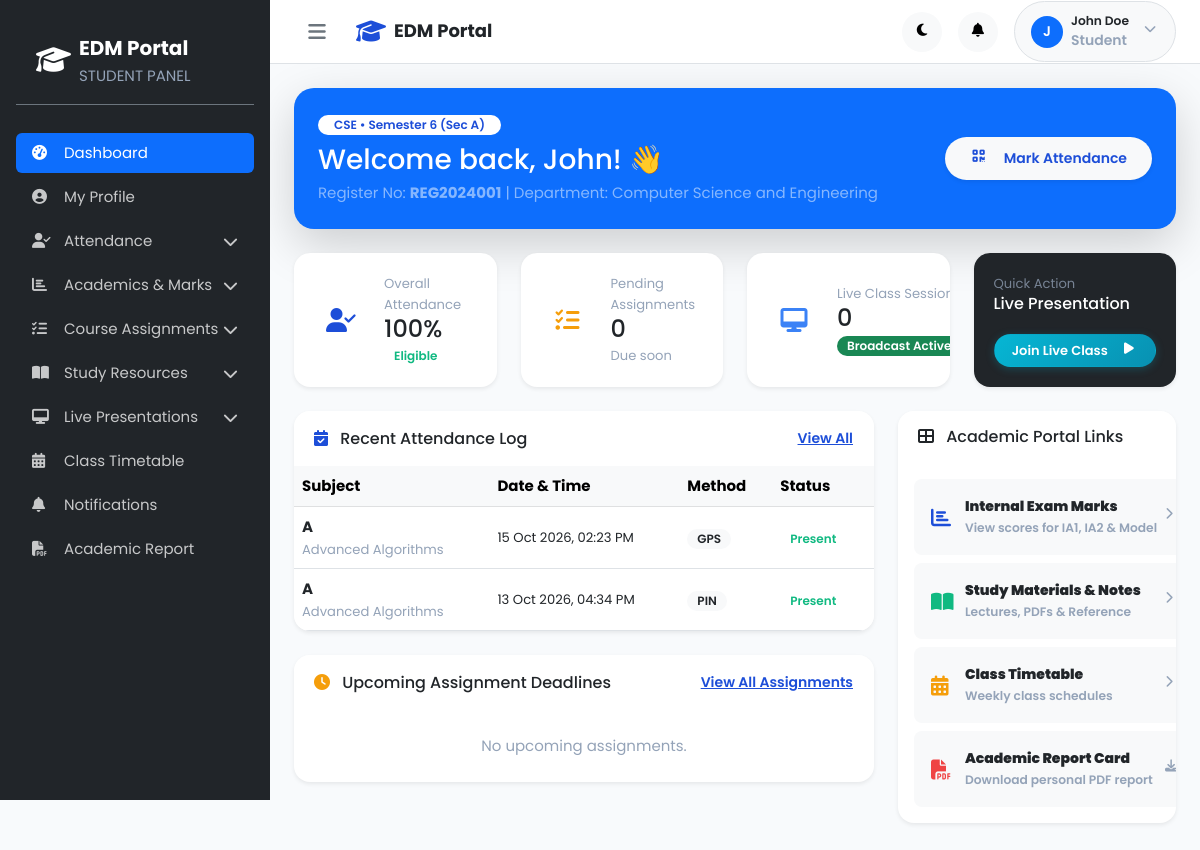
The app's page /student/dashboard.php (signed in) with its own data.
### tables this page shows
CREATE TABLE `students` (
  `id` int(10) UNSIGNED NOT NULL,
  `user_id` int(10) UNSIGNED NOT NULL,
  `register_number` varchar(30) NOT NULL,
  `first_name` varchar(60) NOT NULL,
  `last_name` varchar(60) NOT NULL,
  `date_of_birth` date DEFAULT NULL,
  `gender` enum('male','female','other') DEFAULT NULL,
  `phone` varchar(20) DEFAULT NULL,
  `address` text DEFAULT NULL,
  `department_id` int(10) UNSIGNED NOT NULL,
  `semester` tinyint(3) UNSIGNED NOT NULL DEFAULT 1,
  `section` varchar(20) DEFAULT 'Batch A',
  `academic_year` varchar(20) NOT NULL,
  `admission_date` date DEFAULT NULL,
  `guardian_name` varchar(100) DEFAULT NULL,
  `guardian_phone` varchar(20) DEFAULT NULL,
  `created_at` timestamp NOT NULL DEFAULT current_timestamp(),
  `updated_at` timestamp NOT NULL DEFAULT current_timestamp() ON UPDATE current_timestamp()
);

CREATE TABLE `departments` (
  `id` int(10) UNSIGNED NOT NULL,
  `name` varchar(150) NOT NULL,
  `code` varchar(20) NOT NULL,
  `hod_name` varchar(100) DEFAULT NULL,
  `description` text DEFAULT NULL,
  `status` enum('active','inactive') NOT NULL DEFAULT 'active',
  `created_at` timestamp NOT NULL DEFAULT current_timestamp(),
  `updated_at` timestamp NOT NULL DEFAULT current_timestamp() ON UPDATE current_timestamp()
);

CREATE TABLE `attendance_records` (
  `id` int(10) UNSIGNED NOT NULL,
  `session_id` int(10) UNSIGNED NOT NULL,
  `student_id` int(10) UNSIGNED NOT NULL,
  `status` enum('present','absent','late','excused') NOT NULL DEFAULT 'absent',
  `marked_at` datetime DEFAULT NULL,
  `marked_via` enum('qr','pin','gps','manual') DEFAULT NULL,
  `ip_address` varchar(45) DEFAULT NULL,
  `latitude` decimal(10,7) DEFAULT NULL,
  `longitude` decimal(10,7) DEFAULT NULL,
  `distance_meters` int(10) UNSIGNED DEFAULT NULL,
  `corrected` tinyint(1) NOT NULL DEFAULT 0,
  `corrected_by` int(10) UNSIGNED DEFAULT NULL,
  `correction_reason` text DEFAULT NULL,
  `created_at` timestamp NOT NULL DEFAULT current_timestamp(),
  `updated_at` timestamp NOT NULL DEFAULT current_timestamp() ON UPDATE current_timestamp()
);

CREATE TABLE `subjects` (
  `id` int(10) UNSIGNED NOT NULL,
  `code` varchar(20) NOT NULL,
  `name` varchar(150) NOT NULL,
  `department_id` int(10) UNSIGNED NOT NULL,
  `semester` tinyint(3) UNSIGNED NOT NULL,
  `credits` tinyint(3) UNSIGNED DEFAULT 3,
  `type` enum('theory','lab','elective') NOT NULL DEFAULT 'theory',
  `staff_id` int(10) UNSIGNED DEFAULT NULL,
  `status` enum('active','inactive') NOT NULL DEFAULT 'active',
  `created_at` timestamp NOT NULL DEFAULT current_timestamp(),
  `updated_at` timestamp NOT NULL DEFAULT current_timestamp() ON UPDATE current_timestamp()
);

### student/dashboard.php (the view, shortened to what the rows shown need)
<?php
$studentId = $_SESSION['role_id'] ?? 0;
$db = getDB();
$stStmt = $db->prepare("
    SELECT s.*, d.name AS dept_name, d.code AS dept_code
    FROM students s
    LEFT JOIN departments d ON s.department_id = d.id
    WHERE s.id = ?
");
$stStmt->execute([$studentId]);
$student = $stStmt->fetch();
$recAttStmt = $db->prepare("
    SELECT ar.*, COALESCE(ar.marked_via, 'manual') AS verification_method, sub.name AS subject_name, sub.code AS subject_code, ar.marked_at
    FROM attendance_records ar
    JOIN attendance_sessions ses ON ar.session_id = ses.id
    JOIN subjects sub ON ses.subject_id = sub.id
    WHERE ar.student_id = ?
    ORDER BY ar.marked_at DESC
    LIMIT 5
");
$recAttStmt->execute([$studentId]);
$recentAttendance = $recAttStmt->fetchAll();
require_once __DIR__ . '/../includes/header.php';
?>
<div class="d-flex" id="wrapper">
    <div id="page-content-wrapper" class="w-100">
        <div class="container-fluid p-4">
            <div class="row mb-4">
                <div class="col-12">
                    <div class="card bg-primary text-white border-0 shadow-lg position-relative overflow-hidden" style="border-radius: 20px;">
                        <div class="card-body p-4 position-relative" style="z-index: 2;">
                            <div class="d-flex align-items-center justify-content-between flex-wrap">
                                <div>
                                    <span class="badge bg-white text-primary mb-2 font-weight-600 px-3 py-1">
                                        <?= htmlspecialchars($student['dept_code']) ?> • Semester <?= $student['semester'] ?> (Sec <?= $student['section'] ?>)
                                    </span>
                                    <h2 class="h3 font-weight-bold mb-1">Welcome back, <?= htmlspecialchars($student['first_name']) ?>! 👋</h2>
                                    <p class="mb-0 text-white-50">Register No: <strong><?= htmlspecialchars($student['register_number']) ?></strong> | Department: <?= htmlspecialchars($student['dept_name']) ?></p>
                                </div>
                            </div>
                        </div>
                    </div>
                </div>
            </div>
            <div class="row g-4">
                <div class="col-lg-8">
                    <div class="card border-0 shadow-sm mb-4" style="border-radius: 16px;">
                        <div class="table-responsive">
                            <table class="table align-middle table-hover mb-0">
                                <thead class="table-light">
                                    <tr>
                                        <th>Subject</th>
                                        <th>Date & Time</th>
                                        <th>Method</th>
                                        <th>Status</th>
                                    </tr>
                                </thead>
                                <tbody>
                                    <?php if (empty($recentAttendance)): ?>
                                        <tr>
                                            <td colspan="4" class="text-center py-4 text-muted">No attendance recorded yet.</td>
                                        </tr>
                                    <?php else: ?>
                                        <?php foreach ($recentAttendance as $log): ?>
                                            <tr>
                                                <td>
                                                    <strong><?= htmlspecialchars($log['subject_code']) ?></strong>
                                                    <span class="d-block text-muted small"><?= htmlspecialchars($log['subject_name']) ?></span>
                                                </td>
                                                <td class="small"><?= date('d M Y, h:i A', strtotime($log['marked_at'])) ?></td>
                                                <td>
                                                    <?php
                                                        $method = $log['marked_via'] ?? ($log['verification_method'] ?? 'manual');
                                                    ?>
                                                    <span class="badge bg-light text-dark text-uppercase small"><?= htmlspecialchars((string)$method) ?></span>
                                                </td>
                                                <td>
                                                    <?php if ($log['status'] === 'present'): ?>
                                                        <span class="badge bg-success-light text-success">Present</span>
                                                    <?php elseif ($log['status'] === 'late'): ?>
                                                        <span class="badge bg-warning-light text-warning">Late</span>
                                                    <?php else: ?>
                                                        <span class="badge bg-danger-light text-danger">Absent</span>
                                                    <?php endif; ?>
                                                </td>
                                            </tr>
                                        <?php endforeach; ?>
                                    <?php endif; ?>
                                </tbody>
                            </table>
                        </div>
                    </div>
                </div>
            </div>
        </div>
    </div>
</div>
<?php require_once __DIR__ . '/../includes/footer.php'; ?>

### records on screen
students: department.code "CSE", semester "6", section "A", first_name "John", register_number "REG2024001", department.name "Computer Science and Engineering"
attendance_records: subjects.code "A", subjects.name "Advanced Algorithms", marked_at "15 Oct 2026, 02:23 PM", marked_via "GPS", status "Present"
attendance_records: subjects.code "A", subjects.name "Advanced Algorithms", marked_at "13 Oct 2026, 04:34 PM", marked_via "PIN", status "Present"

### other values on screen
$currentRole "STUDENT"
$item['label'] "Dashboard"
$item['label'] "My Profile"
$item['label'] "Attendance"
$item['label'] "Academics & Marks"
$item['label'] "Course Assignments"
$item['label'] "Study Resources"
$item['label'] "Live Presentations"
$item['label'] "Class Timetable"
$item['label'] "Notifications"
$item['label'] "Academic Report"
substr($userName, 0, 1) "J"
$userName "John Doe"
$currentRole "Student"
$attendancePct "100"
